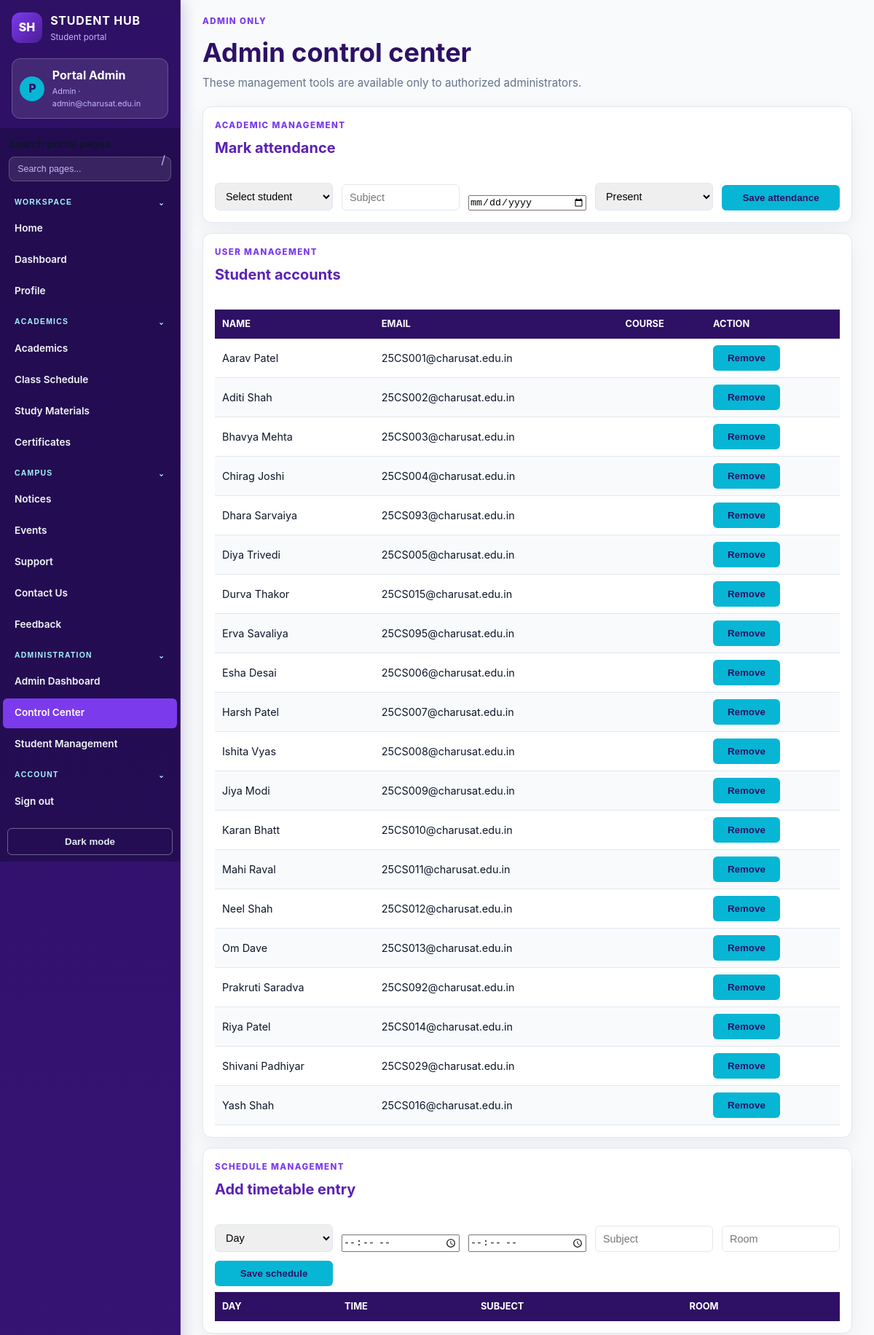
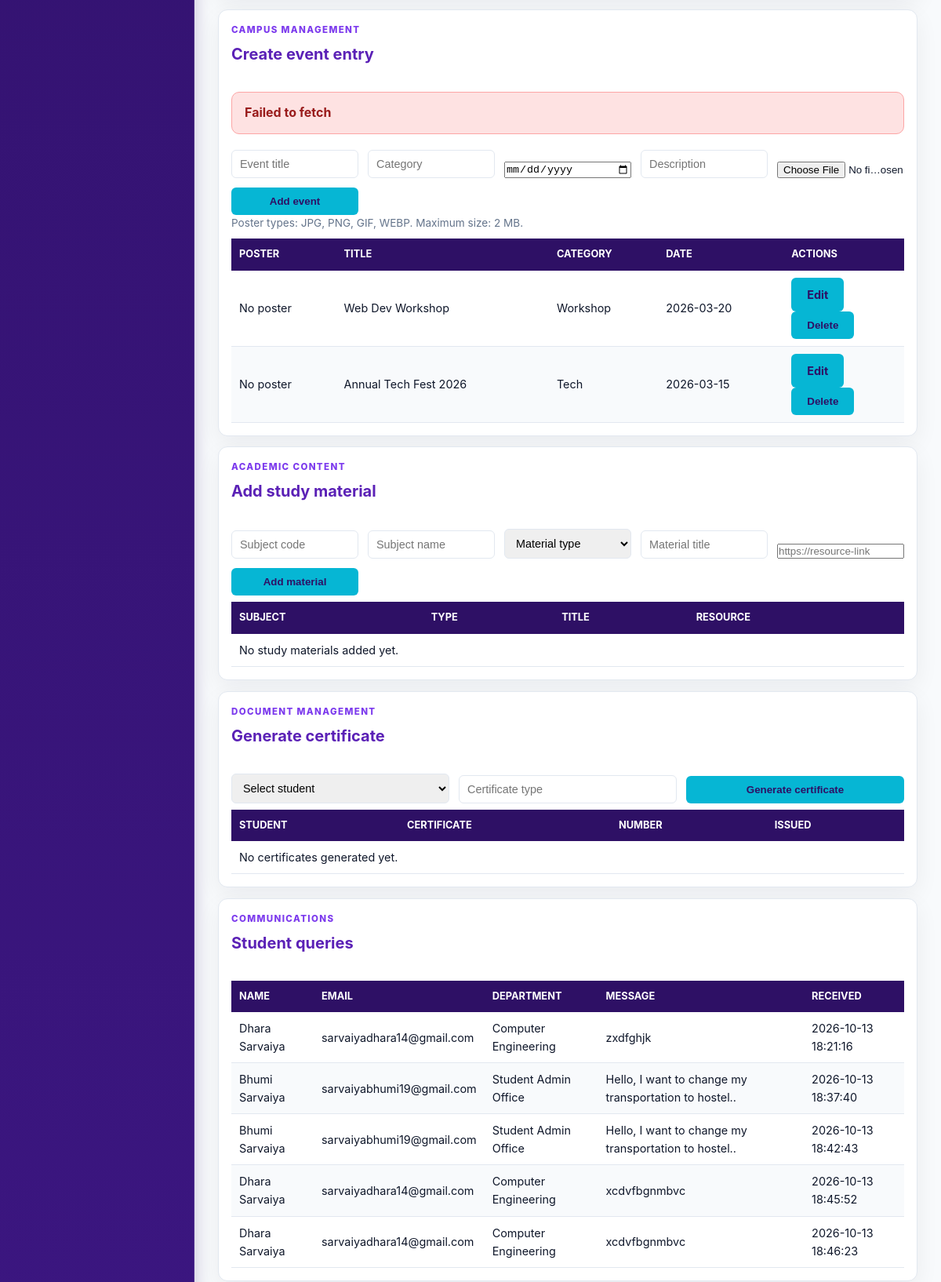
/admin_management.php (signed in, upper part), run on the app's committed database (2 pictures, top to bottom).
### tables this page shows
CREATE TABLE IF NOT EXISTS students (
        id INT AUTO_INCREMENT PRIMARY KEY,
        fullname VARCHAR(100) NOT NULL,
        email VARCHAR(100) UNIQUE NOT NULL,
        password VARCHAR(255) NOT NULL,
        phone VARCHAR(20) DEFAULT NULL,
        course VARCHAR(100) DEFAULT NULL,
        academic_year VARCHAR(20) DEFAULT NULL,
        gender VARCHAR(20) DEFAULT NULL,
        profile_photo VARCHAR(255) DEFAULT NULL,
        status ENUM('active', 'inactive') NOT NULL DEFAULT 'active',
        role ENUM('admin', 'student') NOT NULL DEFAULT 'student',
        created_at TIMESTAMP DEFAULT CURRENT_TIMESTAMP
    );

CREATE TABLE IF NOT EXISTS events (
        id INT AUTO_INCREMENT PRIMARY KEY,
        title VARCHAR(150) NOT NULL,
        category VARCHAR(50) NOT NULL,
        event_date DATE NOT NULL,
        description TEXT,
        poster_path VARCHAR(255) DEFAULT NULL
    );

### admin_management.php (the view, shortened to what this page needs)
<?php
require_once __DIR__ . '/page_session.php';
$pdo->exec(
    "ALTER TABLE events
     ADD COLUMN IF NOT EXISTS poster_path VARCHAR(255) DEFAULT NULL"
);
$pdo->exec(
    'CREATE TABLE IF NOT EXISTS attendance (
        id INT AUTO_INCREMENT PRIMARY KEY,
        student_id INT NOT NULL,
        subject VARCHAR(100) NOT NULL,
        attendance_date DATE NOT NULL,
        status ENUM("present", "absent") NOT NULL,
        UNIQUE KEY attendance_entry (student_id, subject, attendance_date),
        FOREIGN KEY (student_id) REFERENCES students(id) ON DELETE CASCADE
    )'
);
$pdo->exec(
    'CREATE TABLE IF NOT EXISTS timetable (
        id INT AUTO_INCREMENT PRIMARY KEY,
        day_name VARCHAR(20) NOT NULL,
        start_time TIME NOT NULL,
        end_time TIME NOT NULL,
        subject VARCHAR(100) NOT NULL,
        room VARCHAR(50) DEFAULT NULL
    )'
);
$pdo->exec(
    'CREATE TABLE IF NOT EXISTS study_materials (
        id INT AUTO_INCREMENT PRIMARY KEY,
        subject_code VARCHAR(30) NOT NULL,
        subject_name VARCHAR(150) NOT NULL,
        material_type VARCHAR(50) NOT NULL,
        title VARCHAR(150) NOT NULL,
        resource_url VARCHAR(500) NOT NULL,
        created_at TIMESTAMP DEFAULT CURRENT_TIMESTAMP
    )'
);
$pdo->exec(
    'CREATE TABLE IF NOT EXISTS certificates (
        id INT AUTO_INCREMENT PRIMARY KEY,
        student_id INT NOT NULL,
        certificate_type VARCHAR(100) NOT NULL,
        certificate_number VARCHAR(50) NOT NULL UNIQUE,
        issued_at DATE NOT NULL,
        status ENUM("issued", "revoked") NOT NULL DEFAULT "issued",
        FOREIGN KEY (student_id) REFERENCES students(id) ON DELETE CASCADE
    )'
);
$students = $pdo->query(
    "SELECT id, fullname, email, course, academic_year
     FROM students WHERE role = 'student' ORDER BY fullname"
)->fetchAll();
$events = $pdo->query(
    'SELECT id, title, category, event_date, description, poster_path
     FROM events ORDER BY event_date DESC LIMIT 20'
)->fetchAll();
$materials = $pdo->query(
    'SELECT subject_code, subject_name, material_type, title, resource_url
     FROM study_materials ORDER BY created_at DESC LIMIT 20'
)->fetchAll();
$certificates = $pdo->query(
    'SELECT c.certificate_number, c.certificate_type, c.issued_at, s.fullname
     FROM certificates c INNER JOIN students s ON s.id = c.student_id
     ORDER BY c.issued_at DESC LIMIT 20'
)->fetchAll();
$queries = [];
$queryFile = __DIR__ . '/submissions.csv';
if (is_readable($queryFile) && ($handle = fopen($queryFile, 'r')) !== false) {
    $headers = fgetcsv($handle);
    while (($row = fgetcsv($handle)) !== false) {
        if ($headers && count($row) >= count($headers)) {
            $queries[] = array_combine($headers, array_slice($row, 0, count($headers)));
        }
    }
}
?>
<!DOCTYPE html>
<html lang="en">
<head>
    <link rel="stylesheet" href="style.css?v=20261029">
</head>
<body>
<main id="main-content">
    <div class="page-heading">
        <div>
            <p class="eyebrow">ADMIN ONLY</p>
            <h1>Admin control center</h1>
            <p class="page-subtitle">These management tools are available only to authorized administrators.</p>
        </div>
    </div>
    <section id="attendance" class="admin-section">
        <div class="section-heading"><div><p class="eyebrow">ACADEMIC MANAGEMENT</p><h2>Mark attendance</h2></div></div>
        <form method="post" class="admin-form">
            <select name="student_id" required><option value="">Select student</option></select>
            <input type="text" name="subject" placeholder="Subject" required>
            <input type="date" name="attendance_date" required>
            <select name="status"><option value="present">Present</option><option value="absent">Absent</option></select>
            <button class="btn btn-primary" type="submit">Save attendance</button>
        </form>
    </section>
    <section id="students" class="admin-section">
        <div class="section-heading"><div><p class="eyebrow">USER MANAGEMENT</p><h2>Student accounts</h2></div></div>
        <div class="admin-table-wrap"><table><thead><tr><th>Name</th><th>Email</th><th>Course</th><th>Action</th></tr></thead><tbody>
        <?php foreach ($students as $student): ?><tr><td><?= htmlspecialchars($student['fullname']) ?></td><td><?= htmlspecialchars($student['email']) ?></td><td></td><td><form method="post" onsubmit="return confirm('Remove this student account?');"><button class="btn btn-danger" type="submit">Remove</button></form></td></tr><?php endforeach; ?>
        </tbody></table></div>
    </section>
    <section id="timetable" class="admin-section">
        <div class="section-heading"><div><p class="eyebrow">SCHEDULE MANAGEMENT</p><h2>Add timetable entry</h2></div></div>
        <form method="post" class="admin-form">
            <select name="day_name" required><option value="">Day</option><?php foreach (['Monday','Tuesday','Wednesday','Thursday','Friday','Saturday'] as $day): ?><option><?= $day ?></option><?php endforeach; ?></select>
            <input type="time" name="start_time" required><input type="time" name="end_time" required>
            <input type="text" name="timetable_subject" placeholder="Subject" required><input type="text" name="room" placeholder="Room">
            <button class="btn btn-primary" type="submit">Save schedule</button>
        </form>
        <div class="admin-table-wrap"><table><thead><tr><th>Day</th><th>Time</th><th>Subject</th><th>Room</th></tr></thead></table></div>
    </section>
    <section id="events" class="admin-section">
        <div class="section-heading"><div><p class="eyebrow">CAMPUS MANAGEMENT</p><h2>Create event entry</h2></div></div>
        <div id="event-api-status" class="admin-alert" hidden></div>
        <form id="event-api-form" method="post" class="admin-form" enctype="multipart/form-data">
            <input type="hidden" name="action" value="event_create"><input type="text" name="title" placeholder="Event title" required><input type="text" name="category" placeholder="Category" required><input type="date" name="event_date" required><input type="text" name="description" placeholder="Description"><input type="file" name="poster" accept=".jpg,.jpeg,.png,.gif,.webp" aria-label="Event poster (JPG, PNG, GIF, or WEBP; max 2 MB)"><button class="btn btn-primary" type="submit">Add event</button>
        </form>
        <p class="form-help">Poster types: JPG, PNG, GIF, WEBP. Maximum size: 2 MB.</p>
        <div class="admin-table-wrap"><table><thead><tr><th>Poster</th><th>Title</th><th>Category</th><th>Date</th><th>Actions</th></tr></thead><tbody id="event-api-table-body"><?php foreach ($events as $event): ?><tr>
            <td><?php if ($event['poster_path']): ?><img class="event-poster-thumb" src="<?= htmlspecialchars($event['poster_path']) ?>" alt="<?= htmlspecialchars($event['title']) ?> poster"><?php else: ?>No poster<?php endif; ?></td>
            <td><?= htmlspecialchars($event['title']) ?></td><td><?= htmlspecialchars($event['category']) ?></td><td><?= htmlspecialchars($event['event_date']) ?></td>
            <td><details><summary class="btn btn-light">Edit</summary></details><form method="post" onsubmit="return confirm('Delete this event?');"><button class="btn btn-danger" type="submit">Delete</button></form></td>
        </tr><?php endforeach; ?><?php if (!$events): ?><tr><td colspan="5">No events added yet.</td></tr><?php endif; ?></tbody></table></div>
    </section>
    <section id="materials" class="admin-section">
        <div class="section-heading"><div><p class="eyebrow">ACADEMIC CONTENT</p><h2>Add study material</h2></div></div>
        <form method="post" class="admin-form">
            <input type="text" name="subject_code" placeholder="Subject code" required>
            <input type="text" name="subject_name" placeholder="Subject name" required>
            <select name="material_type" required><option value="">Material type</option><option>Notes</option><option>PPT</option><option>Assignment</option><option>Previous paper</option></select>
            <input type="text" name="material_title" placeholder="Material title" required>
            <input type="url" name="resource_url" placeholder="https://resource-link" required>
            <button class="btn btn-primary" type="submit">Add material</button>
        </form>
        <div class="admin-table-wrap"><table><thead><tr><th>Subject</th><th>Type</th><th>Title</th><th>Resource</th></tr></thead><tbody><?php if (!$materials): ?><tr><td colspan="4">No study materials added yet.</td></tr><?php endif; ?></tbody></table></div>
    </section>
    <section id="certificates" class="admin-section">
        <div class="section-heading"><div><p class="eyebrow">DOCUMENT MANAGEMENT</p><h2>Generate certificate</h2></div></div>
        <form method="post" class="admin-form">
            <select name="certificate_student_id" required><option value="">Select student</option></select>
            <input type="text" name="certificate_type" placeholder="Certificate type" required>
            <button class="btn btn-primary" type="submit">Generate certificate</button>
        </form>
        <div class="admin-table-wrap"><table><thead><tr><th>Student</th><th>Certificate</th><th>Number</th><th>Issued</th></tr></thead><tbody><?php if (!$certificates): ?><tr><td colspan="4">No certificates generated yet.</td></tr><?php endif; ?></tbody></table></div>
    </section>
    <section id="queries" class="admin-section">
        <div class="section-heading"><div><p class="eyebrow">COMMUNICATIONS</p><h2>Student queries</h2></div></div>
        <div class="admin-table-wrap"><table><thead><tr><th>Name</th><th>Email</th><th>Department</th><th>Message</th><th>Received</th></tr></thead><tbody><?php foreach ($queries as $query): ?><tr><td><?= htmlspecialchars((string) ($query['Full Name'] ?? '')) ?></td><td><?= htmlspecialchars((string) ($query['Email'] ?? '')) ?></td><td><?= htmlspecialchars((string) ($query['Department'] ?? '')) ?></td><td><?= htmlspecialchars((string) ($query['Message'] ?? '')) ?></td><td><?= htmlspecialchars((string) ($query['Timestamp'] ?? '')) ?></td></tr><?php endforeach; ?><?php if (!$queries): ?><tr><td colspan="5">No student queries have been submitted.</td></tr><?php endif; ?></tbody></table></div>
    </section>
</main>
</body>
</html>

### style.css (style rules this page uses)
*, *::before, *::after { box-sizing: border-box; margin: 0; padding: 0; }
:root { --primary-dark: #2e1065; --primary: #5b21b6; --primary-light: #7c3aed; --accent-gold: #06b6d4; --accent-hover: #0891b2; --bg-main: #f8fafc; --bg-card: #ffffff; --bg-tint: #ecfeff; --text-main: #0f172a; --text-muted: #64748b; --border-color: #e2e8f0; --sidebar-width: 248px; --shadow-soft: 0 10px 30px rgba(15, 23, 42, 0.06); }
body { font-family: -apple-system, BlinkMacSystemFont, "Segoe UI", Roboto, sans-serif; line-height: 1.6; color: var(--text-main); background: var(--bg-main); display: flex; flex-direction: column; min-height: 100vh; overflow-x: hidden; }
main { flex: 1; width: calc(100% - var(--sidebar-width)); max-width: none; min-width: 0; margin-left: var(--sidebar-width); padding: 1.25rem clamp(1rem, 2.5vw, 2.5rem) 2rem; overflow-x: auto; }
main > section, main > nav, main > aside, main > .page-heading, main > .dashboard-grid, main > .dashboard-stats { width: 100%; }
main table, main form { width: 100% !important; }
h1, .page-title { color: var(--primary-dark); font-size: 1.75rem; }
h2 { color: var(--primary); font-size: 1.25rem; margin-bottom: 1rem; }
section { margin-bottom: .85rem; padding: 1rem; background: var(--bg-card); border: 1px solid var(--border-color); border-radius: 12px; box-shadow: var(--shadow-soft); }
.page-heading { display: flex; align-items: flex-end; justify-content: space-between; gap: 1rem; margin-bottom: 1.25rem; }
.page-heading h1 { font-size: clamp(1.65rem, 3vw, 2.35rem); }
.eyebrow { margin-bottom: .35rem; color: var(--primary-light); font-size: .72rem; font-weight: 800; letter-spacing: .12em; }
.page-subtitle { color: var(--text-muted); font-size: .95rem; }
.btn-primary { background: var(--primary); color: #fff; }
.btn-light { background: #fff; color: var(--primary-dark); }
.btn-danger { background: #dc2626; color: #fff; }
.admin-section { scroll-margin-top: 1rem; }
.section-heading { display: flex; justify-content: space-between; align-items: center; margin-bottom: 1rem; }
.admin-form { display: grid; grid-template-columns: repeat(auto-fit, minmax(150px, 1fr)); gap: .75rem; align-items: end; }
.admin-table-wrap { width: 100%; overflow-x: auto; margin-top: .5rem; }
.admin-table-wrap table { min-width: 640px; }
.admin-table-wrap form { margin: 0; }
.admin-alert { margin-bottom: 1.25rem; padding: .85rem 1rem; border-radius: 10px; font-weight: 700; }
.admin-alert.error { background: #fee2e2; border: 1px solid #fca5a5; color: #991b1b; }
.form-help { color: var(--text-muted); font-size: .85rem; }
table { width: 100%; border-collapse: collapse; background: var(--bg-card); font-size: .9rem; }
thead th { padding: 10px; background: var(--primary-dark); color: #fff; font-size: .8rem; text-align: left; text-transform: uppercase; }
tbody td { padding: 9px 10px; border-bottom: 1px solid var(--border-color); }
tbody tr:nth-child(even) { background: #f8fafc; }
input[type="text"], input[type="email"], input[type="password"], input[type="tel"], select, textarea { width: 100%; padding: 9px 10px; border: 1px solid var(--border-color); border-radius: 6px; font-size: .9rem; }
input[type="submit"], input[type="reset"], button, .btn { display: inline-block; padding: 10px 20px; border: 0; border-radius: 6px; background: var(--accent-gold); color: var(--primary-dark); font-weight: 700; cursor: pointer; text-decoration: none; text-align: center; }

### data on the page
students: fullname "Aarav Patel", email "25CS001@charusat.edu.in"
students: fullname "Aditi Shah", email "25CS002@charusat.edu.in"
students: fullname "Bhavya Mehta", email "25CS003@charusat.edu.in"
students: fullname "Chirag Joshi", email "25CS004@charusat.edu.in"
students: fullname "Dhara Sarvaiya", email "25CS093@charusat.edu.in"
students: fullname "Diya Trivedi", email "25CS005@charusat.edu.in"
students: fullname "Durva Thakor", email "25CS015@charusat.edu.in"
students: fullname "Erva Savaliya", email "25CS095@charusat.edu.in"
students: fullname "Esha Desai", email "25CS006@charusat.edu.in"
students: fullname "Harsh Patel", email "25CS007@charusat.edu.in"
students: fullname "Ishita Vyas", email "25CS008@charusat.edu.in"
students: fullname "Jiya Modi", email "25CS009@charusat.edu.in"
students: fullname "Karan Bhatt", email "25CS010@charusat.edu.in"
students: fullname "Mahi Raval", email "25CS011@charusat.edu.in"
students: fullname "Neel Shah", email "25CS012@charusat.edu.in"
students: fullname "Om Dave", email "25CS013@charusat.edu.in"
students: fullname "Prakruti Saradva", email "25CS092@charusat.edu.in"
students: fullname "Riya Patel", email "25CS014@charusat.edu.in"
students: fullname "Shivani Padhiyar", email "25CS029@charusat.edu.in"
students: fullname "Yash Shah", email "25CS016@charusat.edu.in"
events: shows "No poster", title "Web Dev Workshop", category "Workshop", event_date "2026-03-20"
events: shows "No poster", title "Annual Tech Fest 2026", category "Tech", event_date "2026-03-15"

### other printed values
substr($name, 0, 1) "P"
$name "Portal Admin"
$role "Admin"
$email "admin@charusat.edu.in"
$section "WORKSPACE"
$label "Home"
$label "Dashboard"
$label "Profile"
$section "ACADEMICS"
$label "Academics"
$label "Class Schedule"
$label "Study Materials"
$label "Certificates"
$section "CAMPUS"
$label "Notices"
